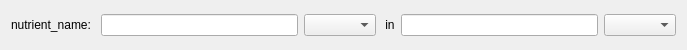
<?xml version="1.0" encoding="UTF-8"?>
<ui version="4.0">
 <class>Form</class>
 <widget class="QWidget" name="Form">
  <property name="geometry">
   <rect>
    <x>0</x>
    <y>0</y>
    <width>687</width>
    <height>50</height>
   </rect>
  </property>
  <property name="windowTitle">
   <string>Form</string>
  </property>
  <layout class="QHBoxLayout" name="horizontalLayout">
   <item>
    <widget class="QLabel" name="lbl_nutrient_name">
     <property name="text">
      <string>nutrient_name: </string>
     </property>
    </widget>
   </item>
   <item>
    <widget class="QLineEdit" name="txt_nutrient_mass"/>
   </item>
   <item>
    <widget class="QComboBox" name="cmb_nutrient_mass_unit"/>
   </item>
   <item>
    <widget class="QLabel" name="label_2">
     <property name="text">
      <string> in</string>
     </property>
    </widget>
   </item>
   <item>
    <widget class="QLineEdit" name="txt_ingredient_mass"/>
   </item>
   <item>
    <widget class="QComboBox" name="cmb_ingredient_mass_unit"/>
   </item>
  </layout>
 </widget>
 <resources/>
 <connections/>
</ui>
